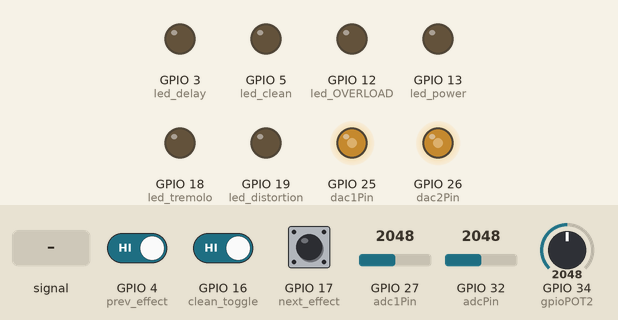
This program was run on a simulated ESP32. On the bench: output pins drawn as LEDs (lit = HIGH). The test bench sets the inputs (shaded band); at power-on: GPIO 27 (adc1Pin) = 2048, GPIO 32 (adcPin) = 2048, GPIO 4 (prev_effect) HIGH, GPIO 16 (clean_toggle) HIGH, GPIO 17 (next_effect) LOW, GPIO 34 (gpioPOT2) = 2048.

Above: at 1.2 s.
1.3 s: GPIO 27 (adc1Pin) fed a 200 Hz sine of ±327 counts around its level
4.3 s: GPIO 27 (adc1Pin) set to 3603
At 5.1 s:
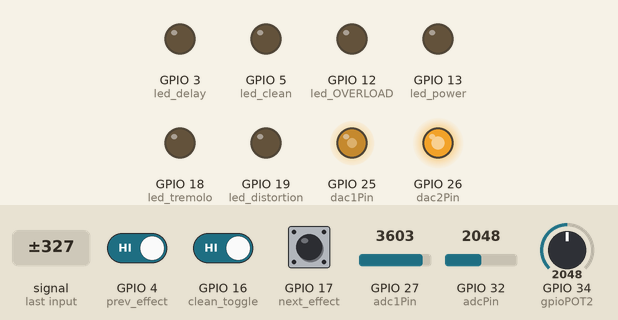
5.8 s: GPIO 32 (adcPin) fed a 200 Hz sine of ±327 counts around its level
8.8 s: GPIO 32 (adcPin) set to 3603
At 9.7 s:
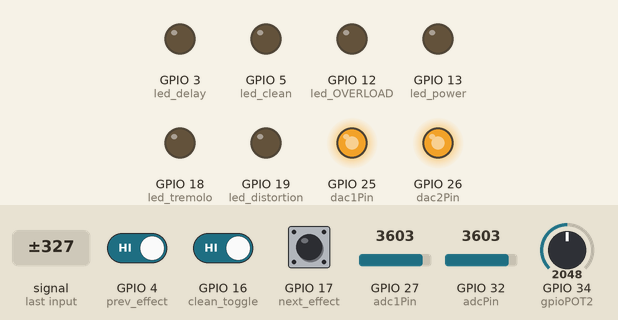
10.3 s: GPIO 4 (prev_effect) driven LOW
At 11.5 s:
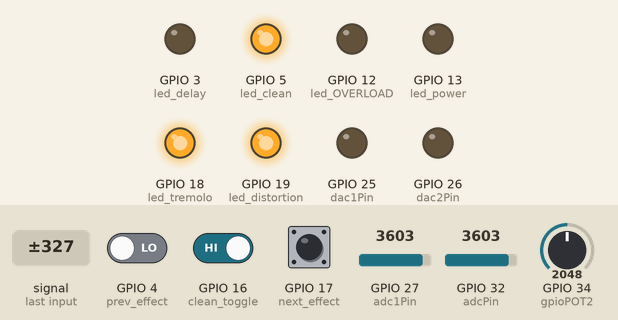
12.8 s: GPIO 16 (clean_toggle) driven LOW
At 14.5 s:
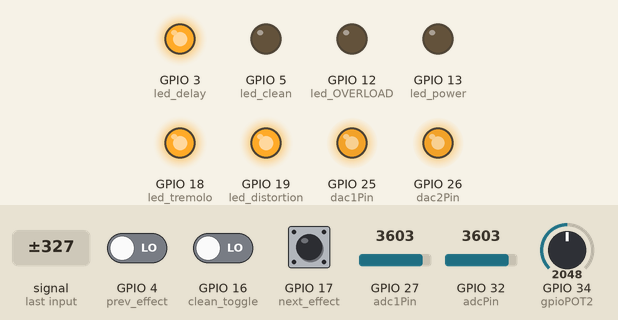
Timing chart, 0 to 16.0 s (numbered marks = the images above; inputs shaded):
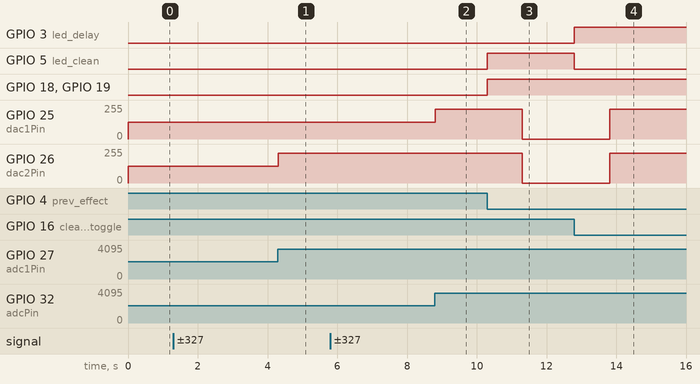

Measured:
- after the input at 4.3 s, GPIO 26 (dac2Pin): 127/255 → 225/255 at once
- after the input at 8.8 s, GPIO 25 (dac1Pin): 127/255 → 225/255 at once
- after the input at 10.3 s, GPIO 5 (led_clean), GPIO 18 (led_tremolo), GPIO 19 (led_distortion): LOW → HIGH at once; GPIO 25 (dac1Pin), GPIO 26 (dac2Pin): 225/255 → 0/255 after 1.0 s
- after the input at 12.8 s, GPIO 3 (led_delay): LOW → HIGH at once; GPIO 5 (led_clean): HIGH → LOW at once; GPIO 25 (dac1Pin), GPIO 26 (dac2Pin): 0/255 → 225/255 after 1.0 s

The program:

main.cpp
```cpp
#include <Arduino.h>
#include <math.h>
#include "driver/gpio.h"
#include "driver/adc.h"
#include <driver/dac.h>
#define repeat 10
#define samples 44100
#define MAX_DELAY 20000
const int adcPin = 32;
const int adc1Pin = 27;
const int dac1Pin = 25;
const int dac2Pin = 26;
const int clean_toggle = 16;
const int prev_effect = 4;
const int next_effect = 17;
const int led_power = 13;
const int led_clean=5;
const int led_tremolo=18;
const int led_distortion=19;
const int led_delay = 3;
const int led_OVERLOAD = 12;
const int gpioPOT0 = 36; // Volumen
const int gpioPOT1= 39; // Freq            // POT 2 ahora, POT 1 inutilizado
const int gpioPOT2 = 34; // Algo qsy config delay
int POT0=4095,POT1 = 2045, POT2, in_ADC0, in_ADC1, out_DAC0, out_DAC1, upper_threshold, lower_threshold;
int count = 0, sample=0;
int selector = 0;
int LFO = 0;
float alpha = 0.13;
float X0 = 0.0, X1 = 0.0;
float Y0 = X0, Y1 = X1;

uint16_t sDelayBuffer0[MAX_DELAY];
uint16_t sDelayBuffer1[MAX_DELAY];
unsigned int DelayCounter = 0;
unsigned int Delay_Depth = MAX_DELAY;
uint16_t nSineTable[samples];
hw_timer_t *timer= NULL ,*timer1=NULL;

void ledEffectsControl();
void clean();
void prev();
void next();
void sinewaveGenerator();
void filtering();
void tremolo();
void distortion();
void delayEffect();
void timerInit();
void timer1Init();


void setup() {
  // put your setup code here, to run once:
  //Serial.begin(115200);
  pinMode(led_power, OUTPUT);
  pinMode(led_clean, OUTPUT);
  pinMode(led_tremolo, OUTPUT);
  pinMode(led_distortion, OUTPUT);
  pinMode(led_delay, OUTPUT);

  pinMode(led_power, OUTPUT);
  pinMode(led_OVERLOAD, OUTPUT);

  pinMode(clean_toggle, INPUT); // se utiliza el modo pull up para poder usar el boton.
  attachInterrupt(clean_toggle, clean, FALLING);
   pinMode(prev_effect, INPUT);
  attachInterrupt(prev_effect, prev, FALLING);
   pinMode(next_effect, INPUT);
  attachInterrupt(next_effect, next, RISING);

  analogSetPinAttenuation(adcPin,ADC_0db);
  analogSetPinAttenuation(adc1Pin,ADC_0db);
  dac_output_enable(DAC_CHANNEL_1);  // se habilita del DAC 1 (GPIO25)
  dac_output_enable(DAC_CHANNEL_2); // se habilita el DAC 2 (GPIO26)

  sinewaveGenerator();

}


void loop() {
  // POT0=analogRead(gpioPOT0);
  // POT1=analogRead(gpioPOT1);
  POT2=analogRead(gpioPOT2);
  switch (selector)
  {
  case 0:

    filtering();
    dacWrite(dac1Pin,map(Y0,1,4095,1, POT0)/16);
    dacWrite(dac2Pin,map(Y1,1,4095,1, POT0)/16);
    break;
  case 1:

    timerInit();
    tremolo();
    break;
  case 2:

    filtering();
    distortion();
    break;
  case 3:

    timer1Init();
    delayEffect();
    break;
  default:
    break;
  }
  // put your main code here, to run repeatedly:


 }


 void ledEffectsControl(){
  switch (selector)
  {
  case 0:
    digitalWrite(led_clean,LOW);
    digitalWrite(led_tremolo,HIGH);
    digitalWrite(led_distortion,HIGH);
    digitalWrite(led_delay,HIGH);

    break;
  case 1:
    digitalWrite(led_clean,HIGH);
    digitalWrite(led_tremolo,LOW);
    digitalWrite(led_distortion,HIGH);
    digitalWrite(led_delay,HIGH);

    break;
  case 2:
    digitalWrite(led_clean,HIGH);
    digitalWrite(led_tremolo,HIGH);
    digitalWrite(led_distortion,LOW);
    digitalWrite(led_delay,HIGH);

    break;
  case 3:
    digitalWrite(led_clean,HIGH);
    digitalWrite(led_tremolo,HIGH);
    digitalWrite(led_distortion,HIGH);
    digitalWrite(led_delay,LOW);

    break;
  default:
    break;
  }


}

void clean(){
  timerAlarmDisable(timer1);
  timerWrite(timer1,0);
  timerAlarmDisable(timer);
  timerWrite(timer,0);
  selector = 0;
  ledEffectsControl();
  delay(1000);
}
void prev(){
  timerAlarmDisable(timer1);
  timerWrite(timer1,0);
  timerAlarmDisable(timer);
  timerWrite(timer,0);
  if(selector>0){
    selector-=1;
  }else{
    selector = 3;
  }
  ledEffectsControl();
  delay(1000);
}
void next(){
  timerAlarmDisable(timer1);
  timerWrite(timer1,0);
  timerAlarmDisable(timer);
  timerWrite(timer,0);
  if(selector<3){
    selector+=1;
  }else{
    selector=0;
  }
  ledEffectsControl();
  delay(1200);
}

void sinewaveGenerator(){
  for(uint32_t nIndex=0; nIndex<44100; nIndex++)
  {
    float arg = ((2.0*PI)/samples)*nIndex;
    // normalised to 12 bit range 0-4095
    nSineTable[nIndex] = (uint16_t)  (((1+sin(arg))*4095.0)/2);
  }
}


void filtering(){ // Filtro FIR, donde se toman una cantidad determinada de muestras para obtener el valor medio móvil (se obtiene un solo valor).
   for(int i=0;i<repeat;i++){
     X0 = (float) analogRead(adcPin); // Valor de la entrada del ADC.
     Y0 = (alpha*X0) + ((1-alpha)*Y0); // Y es el acumulador, donde se obtiene el valor medio de las muestras. Alpha es el valor de suavizado.
     X1 = (float) analogRead(adc1Pin);
     Y1 = (alpha*X1) + ((1-alpha)*Y1);
   }


  // literalmente ese comando es lo mismo que dac_output_voltage y  dac_output_enable al mismo tiempo, sospecho que hace todo lo mismo.

}
void tremolo(){

  filtering();

  POT1 = POT1>>1; //divide value by 2 (its too big)
  count++;
  if (count>=160) //160 chosen empirically
  {
     count=0;
    sample=sample+POT1;
    if(sample>=samples) sample=0;
  }

  LFO=map(nSineTable[sample],0,4095,(4095-POT2),4095); // maneja la frecuencia con el POT2
  out_DAC0=map(Y0,1,4095,1, LFO);
  out_DAC1=map(Y1,1,4095,1, LFO);

  //Add volume feature with POT0
  out_DAC0=map(out_DAC0,1,4095,1, POT0);
  out_DAC1=map(out_DAC1,1,4095,1, POT0);

  dacWrite(dac1Pin,out_DAC0/16);
  dacWrite(dac2Pin,out_DAC1/16);
}

void distortion(){

  upper_threshold=map(POT2,0,4095,4095,2047);
  lower_threshold=map(POT2,0,4095,0000,2047);
  if(Y0>=upper_threshold) Y0=upper_threshold;
  else if(Y0<lower_threshold)  Y0=lower_threshold;

  if(Y1>=upper_threshold) Y1=upper_threshold;
  else if(Y1<lower_threshold)  Y1=lower_threshold;

  //adjust the volume with POT0
  out_DAC0=map(Y0,0,4095,1,POT0);
  out_DAC1=map(Y1,0,4095,1,POT0);

  dacWrite(dac1Pin,out_DAC0/16);
  dacWrite(dac2Pin,out_DAC1/16);


}
void delayEffect(){
  filtering();
  sDelayBuffer0[DelayCounter] = Y0;
  sDelayBuffer1[DelayCounter] = Y0;
  sDelayBuffer0[DelayCounter] = in_ADC0;
  sDelayBuffer1[DelayCounter] = in_ADC1;

  //Adjust Delay Depth based in pot2 position.
  Delay_Depth=map(POT2>>2,0,1023,1,MAX_DELAY);

  //Increse/reset delay counter.
  DelayCounter++;
  if(DelayCounter >= Delay_Depth) DelayCounter = 0;

  out_DAC0 = ((sDelayBuffer0[DelayCounter]));
  out_DAC1 = ((sDelayBuffer1[DelayCounter]));


  //Add volume feature
  out_DAC0=map(out_DAC0,0,4095,1,POT0);
  out_DAC1=map(out_DAC1,0,4095,1,POT0);

  dacWrite(dac1Pin,out_DAC0/16);
  dacWrite(dac2Pin,out_DAC1/16);
}
void timerInit(){
  timer = timerBegin(0, 5442, true);
  timerAttachInterrupt(timer,tremolo, true);
  timerAlarmWrite(timer, 1, true);
  timerAlarmEnable(timer);
}
void timer1Init(){
  timer1 = timerBegin(0, 5442, true);
  timerAttachInterrupt(timer1,delayEffect, true);
  timerAlarmWrite(timer1, 1, true);
  timerAlarmEnable(timer1);
}
```
